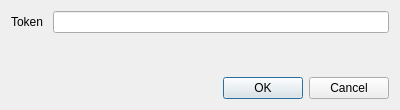
<?xml version="1.0" encoding="UTF-8"?>
<ui version="4.0">
 <class>TokenDialog</class>
 <widget class="QDialog" name="TokenDialog">
  <property name="geometry">
   <rect>
    <x>0</x>
    <y>0</y>
    <width>400</width>
    <height>110</height>
   </rect>
  </property>
  <property name="windowTitle">
   <string>Dialog</string>
  </property>
  <layout class="QVBoxLayout" name="verticalLayout">
   <item>
    <layout class="QHBoxLayout" name="horizontalLayout">
     <item>
      <widget class="QLabel" name="labelToken">
       <property name="text">
        <string>Token </string>
       </property>
      </widget>
     </item>
     <item>
      <widget class="QLineEdit" name="lineEditToken"/>
     </item>
    </layout>
   </item>
   <item>
    <spacer name="verticalSpacer">
     <property name="orientation">
      <enum>Qt::Vertical</enum>
     </property>
     <property name="sizeHint" stdset="0">
      <size>
       <width>20</width>
       <height>141</height>
      </size>
     </property>
    </spacer>
   </item>
   <item>
    <widget class="QDialogButtonBox" name="buttonBox">
     <property name="orientation">
      <enum>Qt::Horizontal</enum>
     </property>
     <property name="standardButtons">
      <set>QDialogButtonBox::Cancel|QDialogButtonBox::Ok</set>
     </property>
    </widget>
   </item>
  </layout>
 </widget>
 <resources/>
 <connections>
  <connection>
   <sender>buttonBox</sender>
   <signal>accepted()</signal>
   <receiver>TokenDialog</receiver>
   <slot>accept()</slot>
   <hints>
    <hint type="sourcelabel">
     <x>199</x>
     <y>134</y>
    </hint>
    <hint type="destinationlabel">
     <x>199</x>
     <y>77</y>
    </hint>
   </hints>
  </connection>
  <connection>
   <sender>buttonBox</sender>
   <signal>rejected()</signal>
   <receiver>TokenDialog</receiver>
   <slot>reject()</slot>
   <hints>
    <hint type="sourcelabel">
     <x>199</x>
     <y>134</y>
    </hint>
    <hint type="destinationlabel">
     <x>199</x>
     <y>77</y>
    </hint>
   </hints>
  </connection>
 </connections>
</ui>
